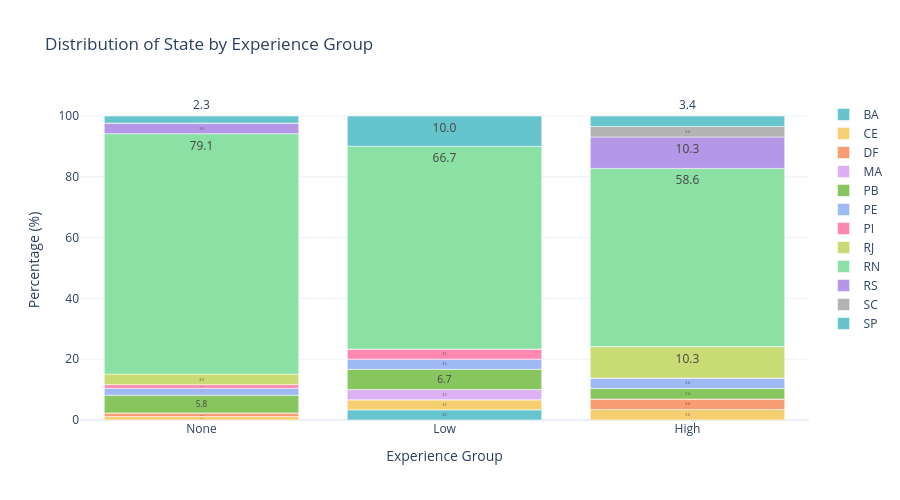

Notebook source saved alongside this figure:
### Code cell
display_name, col_name = tupled_data[1]
analyze_demographic_variable(col_name, display_name, grupos_data_socio, grupos_nomes)

### Figure 1 — Plotly figure (JSON) as saved in the notebook; plotly's stock layout.template omitted (floating-point values rounded to 4 significant figures)
{"data": [{"hovertemplate": "uf=BA<br>Experience Group=%{x}<br>Percentage (%)=%{y}<extra></extra>", "legendgroup": "BA", "marker": {"color": "rgb(102, 197, 204)", "pattern": {"shape": ""}}, "name": "BA", "orientation": "v", "showlegend": true, "textposition": "auto", "texttemplate": "%{y:.1f}", "type": "bar", "x": ["None", "Low", "High"], "xaxis": "x", "y": [0.0, 3.333, 0.0], "yaxis": "y"}, {"hovertemplate": "uf=CE<br>Experience Group=%{x}<br>Percentage (%)=%{y}<extra></extra>", "legendgroup": "CE", "marker": {"color": "rgb(246, 207, 113)", "pattern": {"shape": ""}}, "name": "CE", "orientation": "v", "showlegend": true, "textposition": "auto", "texttemplate": "%{y:.1f}", "type": "bar", "x": ["None", "Low", "High"], "xaxis": "x", "y": [1.163, 3.333, 3.448], "yaxis": "y"}, {"hovertemplate": "uf=DF<br>Experience Group=%{x}<br>Percentage (%)=%{y}<extra></extra>", "legendgroup": "DF", "marker": {"color": "rgb(248, 156, 116)", "pattern": {"shape": ""}}, "name": "DF", "orientation": "v", "showlegend": true, "textposition": "auto", "texttemplate": "%{y:.1f}", "type": "bar", "x": ["None", "Low", "High"], "xaxis": "x", "y": [1.163, 0.0, 3.448], "yaxis": "y"}, {"hovertemplate": "uf=MA<br>Experience Group=%{x}<br>Percentage (%)=%{y}<extra></extra>", "legendgroup": "MA", "marker": {"color": "rgb(220, 176, 242)", "pattern": {"shape": ""}}, "name": "MA", "orientation": "v", "showlegend": true, "textposition": "auto", "texttemplate": "%{y:.1f}", "type": "bar", "x": ["None", "Low", "High"], "xaxis": "x", "y": [0.0, 3.333, 0.0], "yaxis": "y"}, {"hovertemplate": "uf=PB<br>Experience Group=%{x}<br>Percentage (%)=%{y}<extra></extra>", "legendgroup": "PB", "marker": {"color": "rgb(135, 197, 95)", "pattern": {"shape": ""}}, "name": "PB", "orientation": "v", "showlegend": true, "textposition": "auto", "texttemplate": "%{y:.1f}", "type": "bar", "x": ["None", "Low", "High"], "xaxis": "x", "y": [5.814, 6.667, 3.448], "yaxis": "y"}, {"hovertemplate": "uf=PE<br>Experience Group=%{x}<br>Percentage (%)=%{y}<extra></extra>", "legendgroup": "PE", "marker": {"color": "rgb(158, 185, 243)", "pattern": {"shape": ""}}, "name": "PE", "orientation": "v", "showlegend": true, "textposition": "auto", "texttemplate": "%{y:.1f}", "type": "bar", "x": ["None", "Low", "High"], "xaxis": "x", "y": [2.326, 3.333, 3.448], "yaxis": "y"}, {"hovertemplate": "uf=PI<br>Experience Group=%{x}<br>Percentage (%)=%{y}<extra></extra>", "legendgroup": "PI", "marker": {"color": "rgb(254, 136, 177)", "pattern": {"shape": ""}}, "name": "PI", "orientation": "v", "showlegend": true, "textposition": "auto", "texttemplate": "%{y:.1f}", "type": "bar", "x": ["None", "Low", "High"], "xaxis": "x", "y": [1.163, 3.333, 0.0], "yaxis": "y"}, {"hovertemplate": "uf=RJ<br>Experience Group=%{x}<br>Percentage (%)=%{y}<extra></extra>", "legendgroup": "RJ", "marker": {"color": "rgb(201, 219, 116)", "pattern": {"shape": ""}}, "name": "RJ", "orientation": "v", "showlegend": true, "textposition": "auto", "texttemplate": "%{y:.1f}", "type": "bar", "x": ["None", "Low", "High"], "xaxis": "x", "y": [3.488, 0.0, 10.34], "yaxis": "y"}, {"hovertemplate": "uf=RN<br>Experience Group=%{x}<br>Percentage (%)=%{y}<extra></extra>", "legendgroup": "RN", "marker": {"color": "rgb(139, 224, 164)", "pattern": {"shape": ""}}, "name": "RN", "orientation": "v", "showlegend": true, "textposition": "auto", "texttemplate": "%{y:.1f}", "type": "bar", "x": ["None", "Low", "High"], "xaxis": "x", "y": [79.07, 66.67, 58.62], "yaxis": "y"}, {"hovertemplate": "uf=RS<br>Experience Group=%{x}<br>Percentage (%)=%{y}<extra></extra>", "legendgroup": "RS", "marker": {"color": "rgb(180, 151, 231)", "pattern": {"shape": ""}}, "name": "RS", "orientation": "v", "showlegend": true, "textposition": "auto", "texttemplate": "%{y:.1f}", "type": "bar", "x": ["None", "Low", "High"], "xaxis": "x", "y": [3.488, 0.0, 10.34], "yaxis": "y"}, {"hovertemplate": "uf=SC<br>Experience Group=%{x}<br>Percentage (%)=%{y}<extra></extra>", "legendgroup": "SC", "marker": {"color": "rgb(179, 179, 179)", "pattern": {"shape": ""}}, "name": "SC", "orientation": "v", "showlegend": true, "textposition": "auto", "texttemplate": "%{y:.1f}", "type": "bar", "x": ["None", "Low", "High"], "xaxis": "x", "y": [0.0, 0.0, 3.448], "yaxis": "y"}, {"hovertemplate": "uf=SP<br>Experience Group=%{x}<br>Percentage (%)=%{y}<extra></extra>", "legendgroup": "SP", "marker": {"color": "rgb(102, 197, 204)", "pattern": {"shape": ""}}, "name": "SP", "orientation": "v", "showlegend": true, "textposition": "auto", "texttemplate": "%{y:.1f}", "type": "bar", "x": ["None", "Low", "High"], "xaxis": "x", "y": [2.326, 10.0, 3.448], "yaxis": "y"}], "layout": {"barmode": "relative", "height": 500, "legend": {"title": {"text": ""}, "tracegroupgap": 0}, "title": {"text": "Distribution of State by Experience Group"}, "xaxis": {"anchor": "y", "domain": [0, 1], "title": {"text": "Experience Group"}}, "yaxis": {"anchor": "x", "domain": [0, 1], "title": {"text": "Percentage (%)"}}}}
